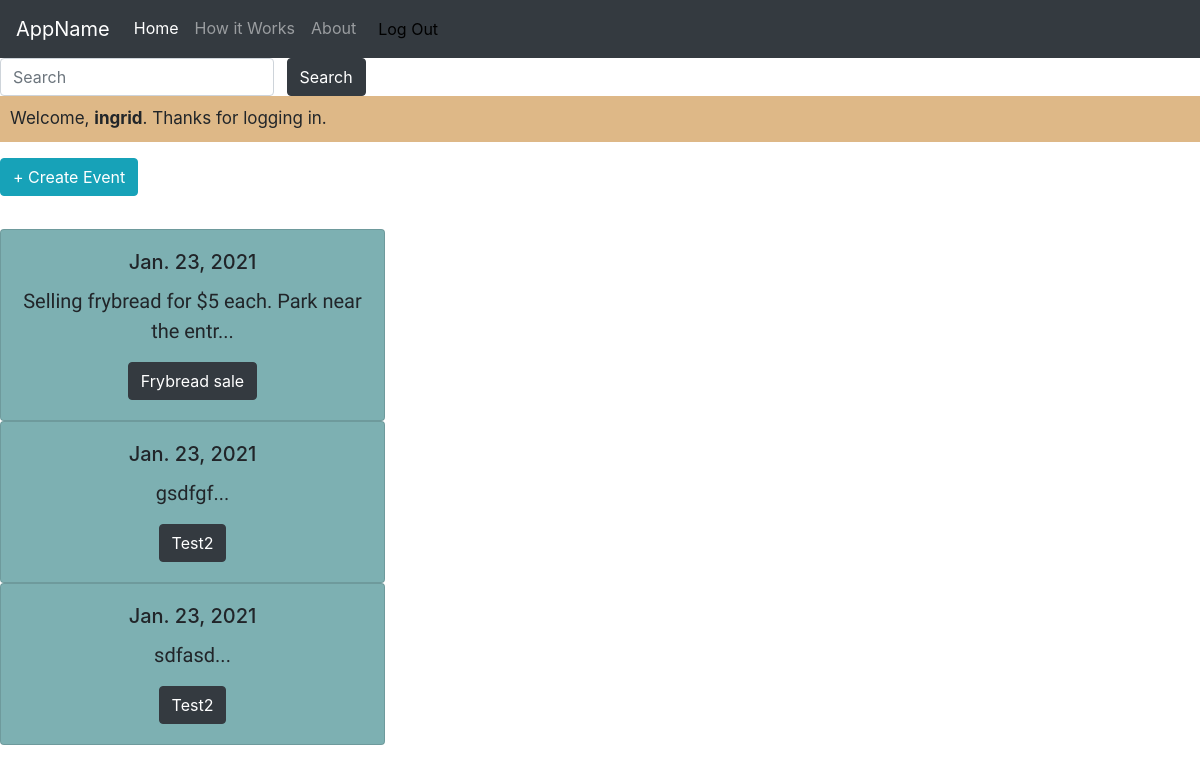
The page /events/ (signed in) on the database as committed earlier.
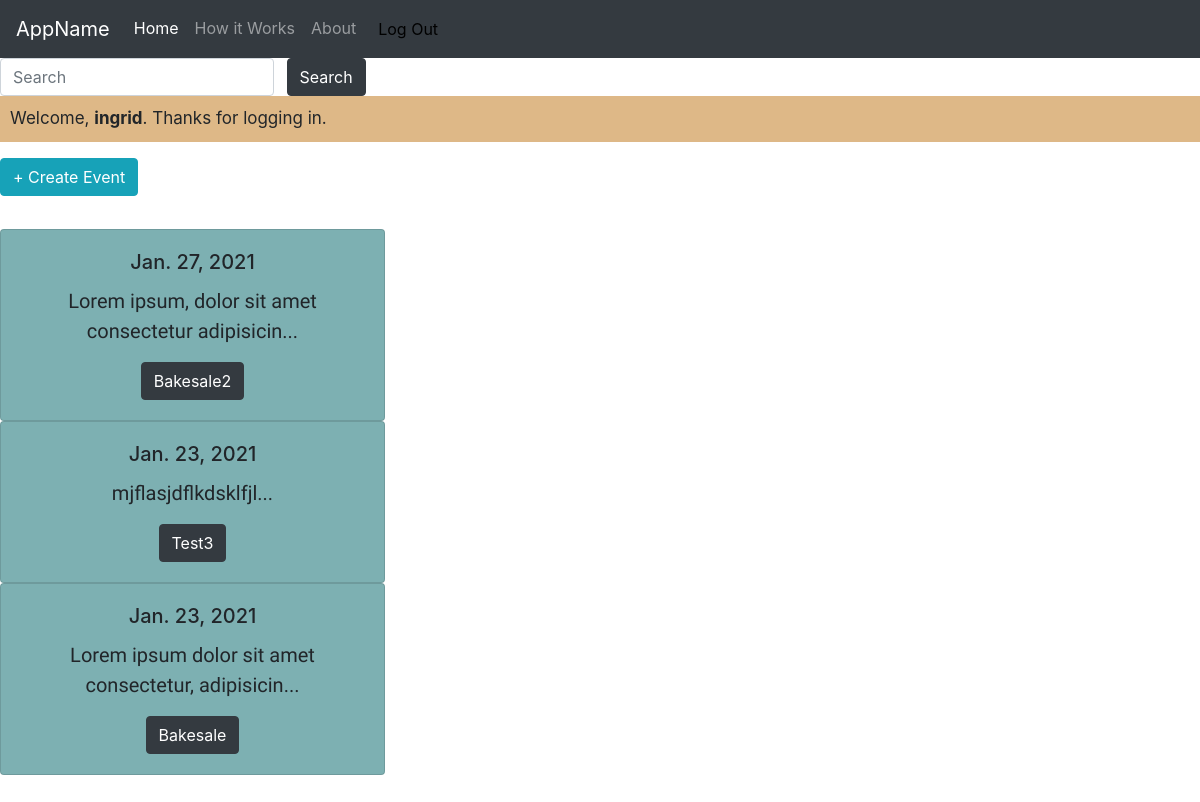
The same page on the database as committed later.
### events/models.py (models this page shows, shortened)
class Event(models.Model):
    title=models.CharField(max_length=100)
    description=models.TextField()
    location=models.CharField(max_length=100)
    date=models.DateField()
    category=models.CharField(max_length=10, choices=CATEGORY_CHOICES, default="other")
    photo=models.ImageField(default='no-image-found.png', blank=True)
    author = models.ForeignKey(User, on_delete=models.CASCADE, default=None)
    def snippet(self):
        return self.description[:50] + '...'

### events/views.py (the view)
# urls.py: path('', EventListView.as_view(), name='list'),
class EventListView(LoginRequiredMixin, ListView):
    model = Event
    template_name = 'events/index.html'
    context_object_name = 'events'
    events = Event.objects.all().order_by('date')

### events/templates/events/index.html (shortened to what this page needs)
{% extends 'base_layout.html' %}
{% block content %}
  <form class="form-inline my-2 my-lg-0 search-bar ">
    <div class="search">
      <input class="form-control mr-sm-2 " type="search" placeholder="Search" aria-label="Search">
      <button class="btn btn-dark my-2 my-sm-0" type="submit">Search</button>
    </div>
  </form>
  {% if user.is_authenticated %}
    <p class="welcome-user">Welcome, <b>{{ user.username }}</b>. Thanks for logging in.</p>
  {% endif %}
  <div class="create-event">
    <h4><a class="btn btn-info" href="{% url 'events:new_event' %}"> + Create Event</a></h4>
  </div>
        <div class="list-events list-group events">
          {% for event in events %}
            <div class="event">
              <div class="row">
                <div class="col-sm-6">
                  <div class="card">
                    <div class="card-body">
                      <h5 class="card-title">{{event.date}}</h5>
                      <p class="card-text">{{event.snippet}}</p>
                      <a href="{% url 'events:detail' event.id%}" class="btn btn-dark">{{event.title}}</a>
                    </div>
                  </div>
                </div>
              </div>
              {% endfor %}
          </div>
    {% endblock %}

### templates/base_layout.html (shortened to what this page needs)
{% load static %}
<!DOCTYPE html>
<html lang="en">
<head>
    <link rel="stylesheet" href="https://maxcdn.bootstrapcdn.com/bootstrap/4.0.0/css/bootstrap.min.css">
    <link rel="stylesheet" href="{% static 'styles.css' %}">
</head>
<body>
    <header>
        <nav class="navbar navbar-expand-lg navbar-dark bg-dark">
          <a class="navbar-brand" href="{% url 'mainhome' %}">AppName</a>
          <div class="collapse navbar-collapse" id="navbarNav">
            <ul class="navbar-nav">
              {% if user.is_authenticated %}
              <li class="nav-item active">
                <a class="nav-link" href="{% url 'events:list' %}">Home <span class="sr-only">(current)</span></a>
              </li>
              {% else %}
              <li class="nav-item active">
                <a class="nav-link" href="{% url 'mainhome' %}">Home <span class="sr-only">(current)</span></a>
              </li>
              {% endif %}
              <li class="nav-item">
                <a class="nav-link" href="#">How it Works</a>
              </li>
              <li class="nav-item">
                <a class="nav-link" href="#">About</a>
              </li>
              {% if user.is_authenticated %}
              <li class="nav-item">
                <form class="nav-link" action="{% url 'accounts:logout' %}" method="POST">
                  <button class="nav-logout" type="submit">Log Out</button>
                </form>
              </li>
              {% endif %}
            </ul>
          </div>
        </nav>
        <div>
            {% block content %}
            {% endblock %}
        </div>
    </header>
</body>

### css/styles.css (style rules this page uses)
.nav-logout { background: none; border: 0; cursor: pointer; }
.welcome-user { font-size: 17px; background-color: rgba(222, 184, 135); padding: 10px 10px 10px 10px; }
.create-event { justify-content: right; }
div.list-group { width:450px; display: flex; flex-wrap: wrap; padding-top: 25px; text-align: center; justify-content: center; }
@media (min-width:600px) { div.list-group { width: 800px; display: flex; } }
.card { background-color: rgba(95, 158, 160, 0.808); }
.search-bar { display: inline; width: 50px; }
.event p { font-family: 'Source Sans Pro', sans-serif; font-size: 20px; }

### events/templates/events/index.html (style rules this page uses)
body { background-image: url(https://i.pinimg.com/originals/dc/94/f1/dc94f1fc94f00ffe32a51cfa4a302acc.jpg); background-repeat: round; background-size: contain; }

Rows that differ between the two databases and show on the page:
removed Event: date "Jan. 23, 2021", snippet "Selling frybread for $5 each. Park near the entr...", title "Frybread sale"
removed Event: date "Jan. 23, 2021", snippet "gsdfgf...", title "Test2"
removed Event: date "Jan. 23, 2021", snippet "sdfasd...", title "Test2"
added Event: date "Jan. 27, 2021", snippet "Lorem ipsum, dolor sit amet consectetur adipisicin...", title "Bakesale2"
added Event: date "Jan. 23, 2021", snippet "mjflasjdflkdsklfjl...", title "Test3"
added Event: date "Jan. 23, 2021", snippet "Lorem ipsum dolor sit amet consectetur, adipisicin...", title "Bakesale"
